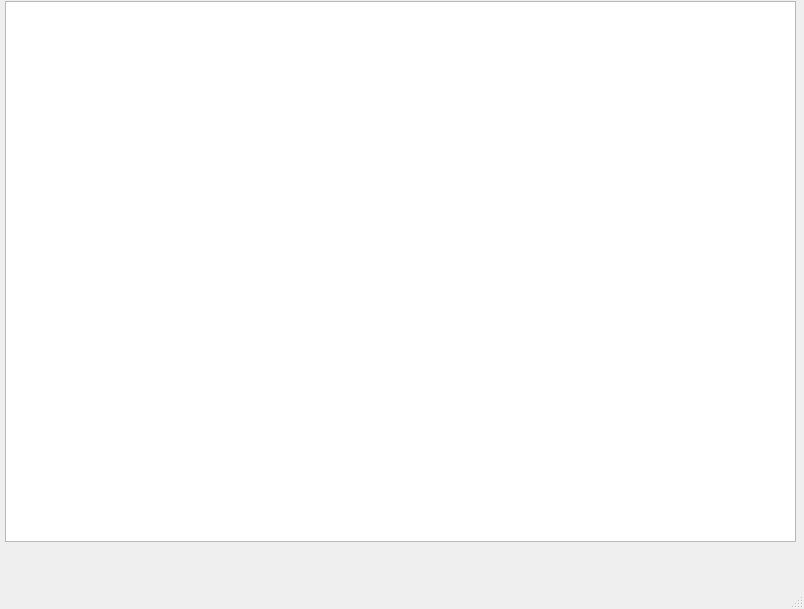
<?xml version="1.0" encoding="UTF-8"?>
<ui version="4.0">
 <class>MainWindow</class>
 <widget class="QMainWindow" name="MainWindow">
  <property name="geometry">
   <rect>
    <x>0</x>
    <y>0</y>
    <width>804</width>
    <height>609</height>
   </rect>
  </property>
  <property name="windowTitle">
   <string>MainWindow</string>
  </property>
  <widget class="QWidget" name="centralwidget">
   <widget class="QTableView" name="tableView">
    <property name="geometry">
     <rect>
      <x>5</x>
      <y>1</y>
      <width>791</width>
      <height>541</height>
     </rect>
    </property>
    <property name="alternatingRowColors">
     <bool>true</bool>
    </property>
   </widget>
  </widget>
  <widget class="QMenuBar" name="menubar">
   <property name="geometry">
    <rect>
     <x>0</x>
     <y>0</y>
     <width>804</width>
     <height>26</height>
    </rect>
   </property>
  </widget>
  <widget class="QStatusBar" name="statusbar"/>
 </widget>
 <resources/>
 <connections/>
</ui>
